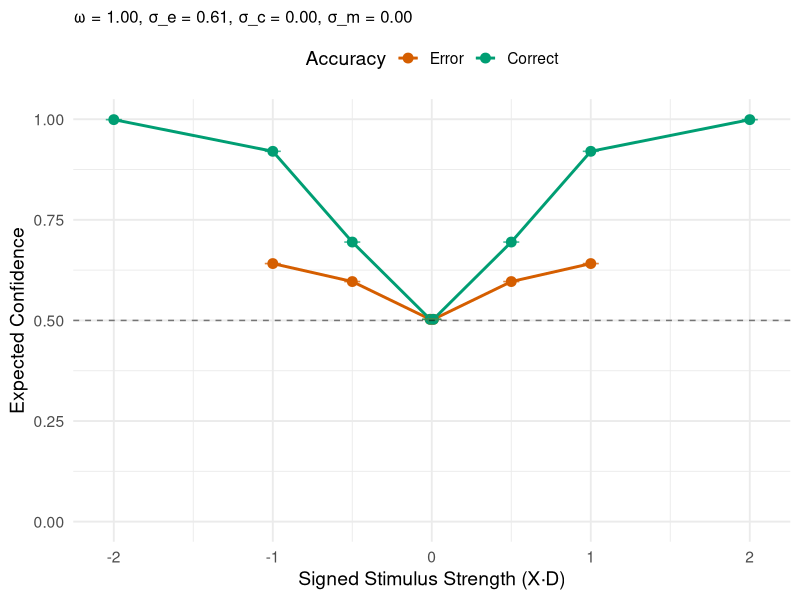
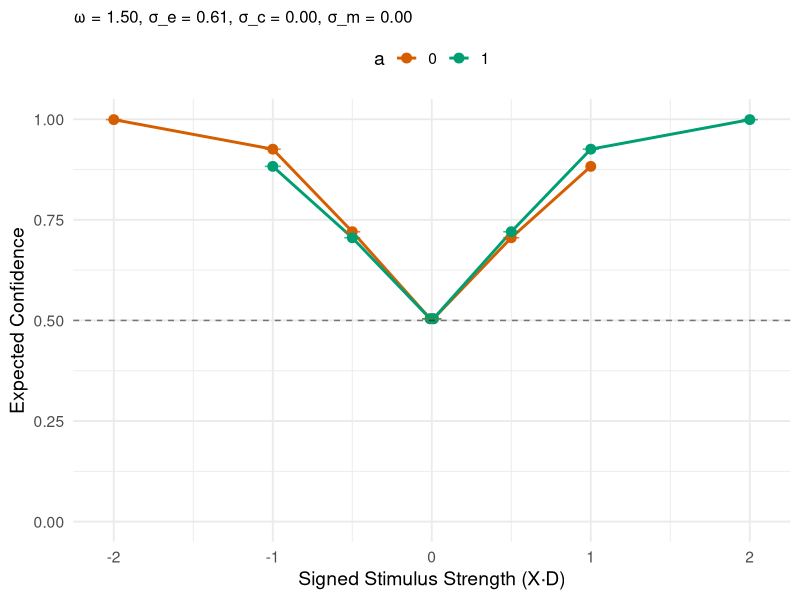

The R script that drew these images, in order:
# Simulation function for the TRUE model (Equation 2) with omega weighting parameter
# Uses the inverse logit function directly (NOT the Phi approximation)
# This simulates confidence judgements with a weight on the inverse Mills ratio adjustment

#' Simulate confidence data with omega parameter (TRUE MODEL)
#' 
#' @param n_trials Number of trials to simulate
#' @param sigma_e Standard deviation of evidence encoding noise
#' @param sigma_c Standard deviation of criterion noise (choice variability)
#' @param sigma_m Standard deviation of metacognitive noise
#' @param omega Weight on the inverse Mills ratio adjustment (1 = normative, >1 = overweight choice, <1 = underweight choice, 0 = ignore choice)
#' @param beta Evidence bias parameter (centered at 0.5 on probability scale)
#' @param X_values Vector of stimulus strengths (unsigned)
#' @param lapse Lapse rate for choices (probability of random choice)
#' @param conf_prec Precision parameter for beta regression of confidence ratings


#' @return A data frame with columns: D (true state), X (stimulus strength), a (choice), 
#'         e (true evidence), r (metacognitive evidence), C (confidence rating), 
#'         C_mu (expected confidence), ACC (accuracy)

simulate_with_omega <- function(n_trials = 1000,
                                 sigma_e = 1.0,
                                 sigma_c = 0.5,
                                 sigma_m = 1.0,
                                 omega = 1.0,
                                 beta = 0.0,
                                 X_values = c(0.01, 0.5, 1, 2),
                                 lapse = 0.01,
                                 conf_prec = 100) {
  
  # Helper function for inverse Mills ratio
  lambda <- function(z) {
    # For numerical stability
    if (z > -5) {
      return(dnorm(z) / pnorm(z))
    } else {
      # Asymptotic expansion for z << 0
      return(-1 / z)
    }
  }
  
  # Vectorized lambda
  lambda_vec <- Vectorize(lambda)
  
  # Setup
  X <- sample(X_values, n_trials, replace = TRUE)
  D <- sample(c(-1, 1), n_trials, replace = TRUE)
  
  # Generate evidence
  e <- rnorm(n_trials, mean = X * D - beta, sd = sigma_e)
  
  # Generate criterion noise
  c <- rnorm(n_trials, mean = 0, sd = sigma_c)
  
  # Generate choices (with lapse)
  p_choice <- lapse/2 + (1 - 2*lapse/2) * pnorm((e - c) / sigma_c)
  a <- rbinom(n_trials, 1, pnorm(e / sigma_c))
  
  # Calculate accuracy
  ACC <- ifelse(a == 1 & D == 1, 1, 
                ifelse(a == 0 & D == -1, 1, 0))
  
  C = 2/1.7
  
  # Compute expected metacognitive evidence with omega weighting
  # Using the TRUE model with inverse logit (not Phi approximation)
  mu <- X * D - beta
  sigma1 <- sigma_e^2 + sigma_c^2
  sigma2 <- sigma_e^2 + sigma_m^2
  
  # Conditional expectation with omega weight on inverse Mills ratio
  z_z <- mu / sqrt(sigma1)
  
  mills_adjustment <- omega * (sigma_e^2 / sqrt(sigma1)) * lambda_vec(z_z)
  
  mills_adjustment_neg <- omega * (sigma_e^2 / sqrt(sigma1)) * lambda_vec(-z_z)
  
  # Expected metacognitive evidence conditional on choice
  E_r_given_a1 <- mu + mills_adjustment
  E_r_given_a0 <- mu - mills_adjustment_neg
  
  correction = 1/(sqrt(1 + ((C^2 * X^2) / (sigma2))))
  
  # Expected confidence using TRUE inverse logit function (Equation 2)
  # P(correct | r, a, X) = g(2 * r * X / (sigma_e^2 + sigma_m^2))
  # where g(x) = 1/(1+exp(-x)) is the inverse logit
  C_mu <- numeric(n_trials)
  for (i in 1:n_trials) {
    if (a[i] == 1) {
      # Use expected r given a=1
      arg <-  ((E_r_given_a1[i] * X[i] * C) / sigma2)* correction
      C_mu[i] <- plogis(arg)  # plogis is R's inverse logit function
    } else {
      # Use expected r given a=0 (which is a=-1 in the model)
      arg <- ((E_r_given_a0[i] * X[i] * C) / sigma2) * correction
      C_mu[i] <- 1 - plogis(arg)
    }
  }
  
  # Ensure C_mu is in valid range
  C_mu <- pmax(0.001, pmin(0.999, C_mu))
  
  # Generate confidence ratings using ordered beta regression
  # (simplified version - just using beta regression on (0,1))
  C <- rbeta(n_trials, 
             shape1 = C_mu * conf_prec,
             shape2 = (1 - C_mu) * conf_prec)
  
  # Create output data frame
  df <- data.frame(
    trial = 1:n_trials,
    D = D,
    X = X,
    XD = X * D,
    e = e,
    a = a,
    ACC = ACC,
    C_mu = C_mu,
    C = C,
    omega = omega,
    sigma_e = sigma_e,
    sigma_c = sigma_c,
    sigma_m = sigma_m
  )
  
  return(df)
}


plot_confidence_curves <- function(df, title = NULL) {
  
  if (!require("tidyverse")) {
    stop("tidyverse package required")
  }
  
  if (is.null(title)) {
    title <- sprintf("ω = %.2f, σ_e = %.2f, σ_c = %.2f, σ_m = %.2f",
                    unique(df$omega), unique(df$sigma_e), 
                    unique(df$sigma_c), unique(df$sigma_m))
  }
  
  p <- df %>%
    mutate(SS = X * D,
           Accuracy = factor(ACC, levels = c(0, 1), labels = c("Error", "Correct"))) %>%
    group_by(SS, Accuracy) %>%
    summarize(
      mean_conf = mean(C_mu),
      se_conf = sd(C_mu) / sqrt(n()),
      .groups = "drop"
    ) %>%
    ggplot(aes(x = SS, y = mean_conf, color = Accuracy, group = Accuracy)) +
    geom_line(size = 1) +
    geom_point(size = 3) +
    geom_errorbar(aes(ymin = mean_conf - 2*se_conf, 
                      ymax = mean_conf + 2*se_conf), 
                  width = 0.1, alpha = 0.5) +
    geom_hline(yintercept = 0.5, linetype = "dashed", alpha = 0.5) +
    labs(
      title = title,
      x = "Signed Stimulus Strength (X·D)",
      y = "Expected Confidence",
      color = "Accuracy"
    ) +
    scale_color_manual(values = c("Error" = "#D55E00", "Correct" = "#009E73")) +
    ylim(0, 1) +
    theme_minimal(base_size = 14) +
    theme(
      legend.position = "top",
      plot.title = element_text(size = 12)
    )
  
  return(p)
}


plot_confidence_curves_action <- function(df, title = NULL) {
  
  if (!require("tidyverse")) {
    stop("tidyverse package required")
  }
  
  if (is.null(title)) {
    title <- sprintf("ω = %.2f, σ_e = %.2f, σ_c = %.2f, σ_m = %.2f",
                     unique(df$omega), unique(df$sigma_e), 
                     unique(df$sigma_c), unique(df$sigma_m))
  }
  
  p <- df %>%
    mutate(SS = X * D,
           Accuracy = factor(ACC, levels = c(0, 1), labels = c("Error", "Correct"))) %>%
    mutate(a = as.factor(a)) %>% 
    group_by(SS, a) %>%
    summarize(
      mean_conf = mean(C_mu),
      se_conf = sd(C_mu) / sqrt(n()),
      .groups = "drop"
    ) %>%
    ggplot(aes(x = SS, y = mean_conf, color = a, group = a)) +
    geom_line(size = 1) +
    geom_point(size = 3) +
    geom_errorbar(aes(ymin = mean_conf - 2*se_conf, 
                      ymax = mean_conf + 2*se_conf), 
                  width = 0.1, alpha = 0.5) +
    geom_hline(yintercept = 0.5, linetype = "dashed", alpha = 0.5) +
    labs(
      title = title,
      x = "Signed Stimulus Strength (X·D)",
      y = "Expected Confidence",
      color = "a"
    ) +
    scale_color_manual(values = c("#D55E00", "#009E73")) +
    ylim(0, 1) +
    theme_minimal(base_size = 14) +
    theme(
      legend.position = "top",
      plot.title = element_text(size = 12)
    )
  
  return(p)
}



plot_confidence_curves(simulate_with_omega(sigma_e = exp(-0.5), sigma_c = 0, sigma_m = 0, omega = 1))

plot_confidence_curves_action(simulate_with_omega(sigma_e = exp(-0.5), sigma_c = 0, sigma_m = 0, omega = 1.5))
